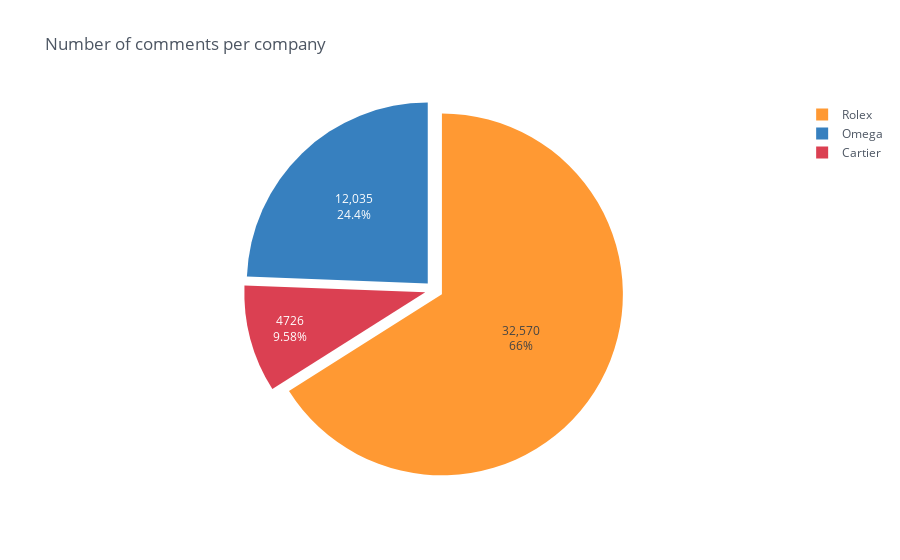

Notebook code for this chart:
### Code cell
all_comments_df.groupby(['Company name']).count()[['comment']].reset_index().\
                iplot(kind='pie', asFigure=True, theme='white',gridcolor='white', labels=['Company name']
                                       ,values='comment',bargap=0.5, xTitle='Company name', yTitle='Number of comments', 
                                        title='Number of comments per company', color=['red', 'blue', 'orange'],
                                      pull=0.05, textinfo='value+percent')

### Figure 1 — Plotly figure (JSON) as saved in the notebook; plotly's stock layout.template omitted (floating-point values rounded to 4 significant figures)
{"data": [{"labels": [["Cartier"], ["Omega"], ["Rolex"]], "marker": {"colors": ["rgba(219, 64, 82, 1.0)", "rgba(55, 128, 191, 1.0)", "rgba(255, 153, 51, 1.0)"]}, "name": "", "pull": 0.05, "textinfo": "value+percent", "type": "pie", "values": [4726, 12035, 32570]}], "layout": {"bargap": 0.5, "legend": {"bgcolor": "#FFFFFF", "font": {"color": "#4D5663"}}, "paper_bgcolor": "#FFFFFF", "plot_bgcolor": "#FFFFFF", "title": {"font": {"color": "#4D5663"}, "text": "Number of comments per company"}}}
